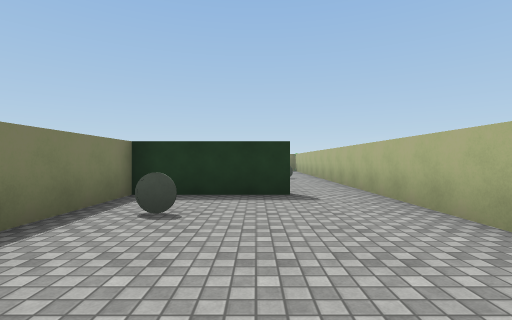
[1] (above)

15 first-person views from a walk through a 3-D level made in the Unity game engine. The camera is 1.3 m above the floor, looks level and sees 85° across. The floor is counted in squares, 2 m on a side. Each view is taken from the middle of a square. On the plan, view 1 faces up. The plan holds only what a view shows up to about 9 squares ahead; the rest is blank. The place goes on beyond the plan. The player is left out. Surface patterns are stand-ins for the level's own textures.

[2]
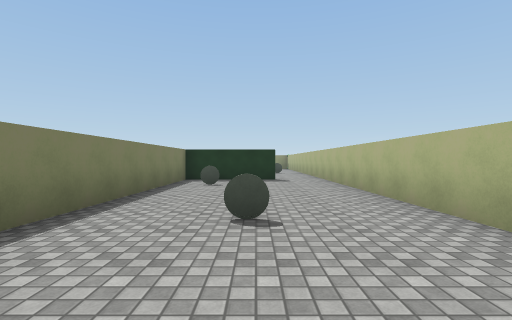

[3]
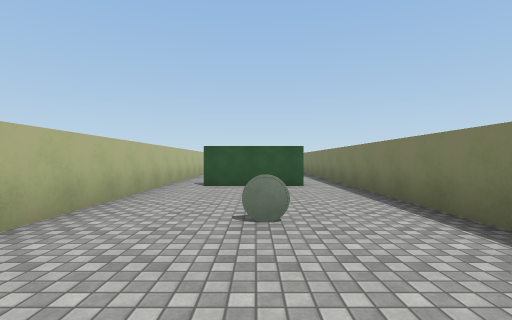

[4]
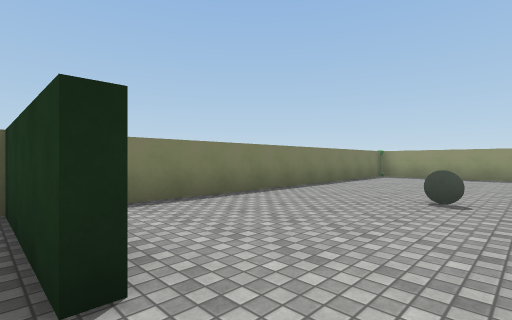

[5]
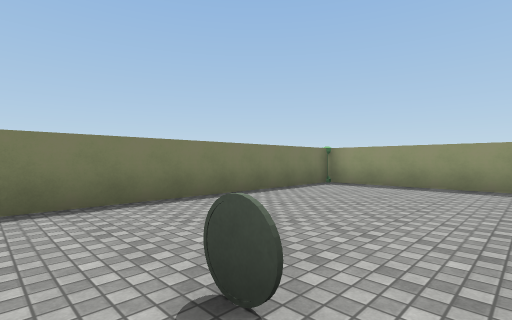

[6]
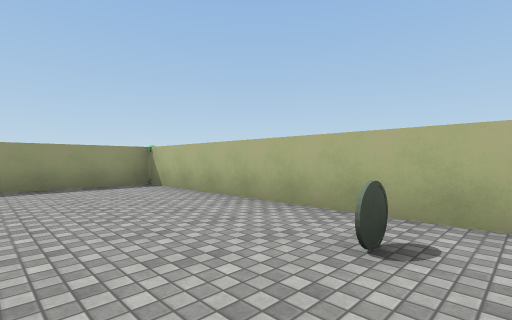

[7]
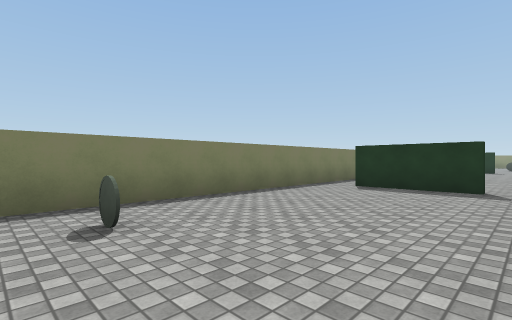

[8]
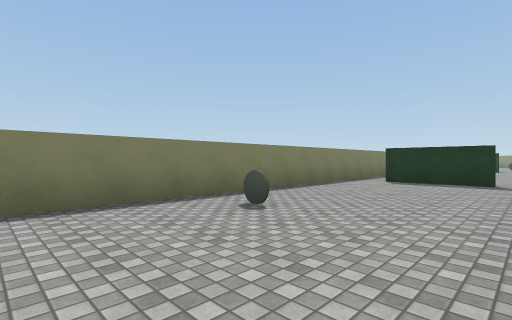

[9]
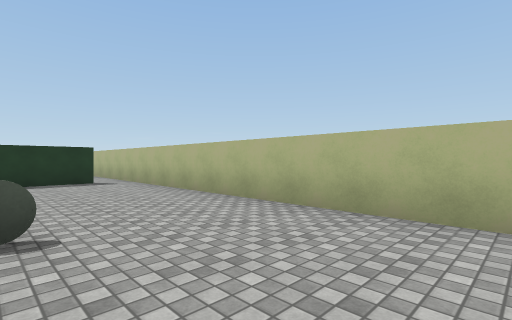

[10]
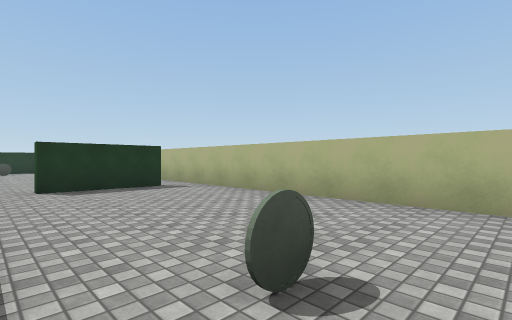

[11]
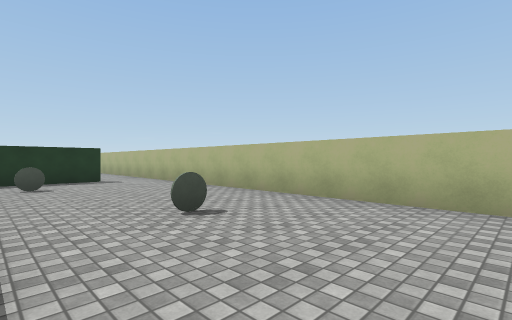

[12]
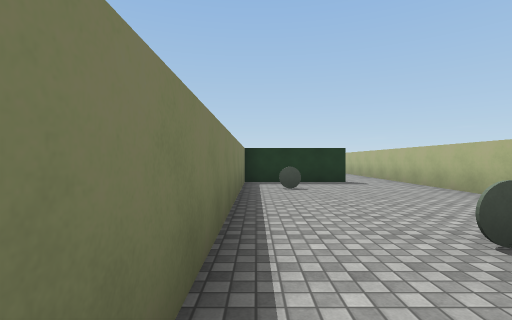

[13]
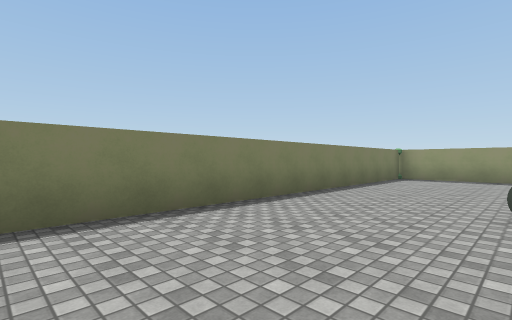

[14]
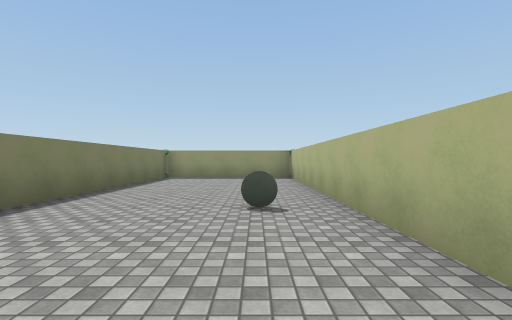

[15]
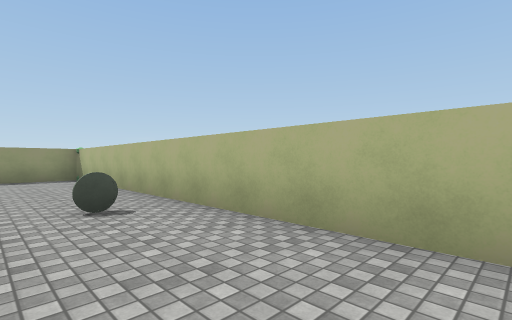

### Floor plan
Points are (right, up) in squares from view 1. A wall is a line through its corners. A room is listed if a view was taken in it or the views show most of it. See-through windows are left out.
Room 1 (views 1, 2, 3, 4, 11, 12)
walls: (2.3, -4.5) (2.3, 5.5); (-1.2, -5) (1.4, -5); (0.6, 5.6) (0.6, 5.2) (-2.3, 5.2) (-2.3, -4.5)
ways out: opening at (1.5, 5) to room 2; opening at (-2, -5) to room 3; opening at (2, -5) to room 3
objects: coin (-1, 3); coin (0, -1)
Room 2 (views 5, 6, 13, 14, 15)
walls: (2.3, 5.5) (2.3, 16.4) (-2.3, 16.4) (-2.3, 6.1)
ways out: opening at (1.5, 5) to room 1
objects: other object (-2, 16); coin (1, 10); other object (2, 16)
Room 3 (views 7, 8, 9, 10)
walls: (2.3, -13.9) (2.3, -4.5); (1.4, -5.3) (-1.2, -5.3); (-2.3, -4.5) (-2.3, -13.9)
ways out: opening at (-2, -5) to room 1; opening at (2, -5) to room 1
objects: coin (-1, -11)

Where each view was taken, in squares from view 1:
view 1: 0 up, 0 right, facing up
view 2: 4 down, 0 right, facing up
view 3: 2 up, 0 right, facing down
view 4: 5 up, 2 right, facing up-left
view 5: 9 up, 2 right, facing up-left
view 6: 9 up, 1 left, facing up-right
view 7: 12 down, 2 right, facing up-left
view 8: 14 down, 2 right, facing up-left
view 9: 14 down, 1 left, facing up-right
view 10: 12 down, 2 left, facing up-right
view 11: 4 down, 2 left, facing up-right
view 12: 3 down, 2 left, facing up
view 13: 6 up, 1 right, facing up-left
view 14: 6 up, 1 right, facing up
view 15: 6 up, 0 right, facing up-right
